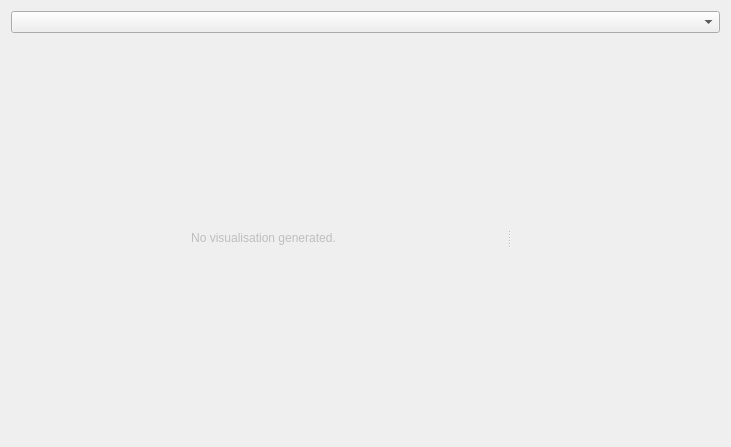
<?xml version="1.0" encoding="UTF-8"?>
<ui version="4.0">
 <class>StatisticsViewer</class>
 <widget class="QDialog" name="StatisticsViewer">
  <property name="geometry">
   <rect>
    <x>0</x>
    <y>0</y>
    <width>731</width>
    <height>447</height>
   </rect>
  </property>
  <property name="windowTitle">
   <string>Dialog</string>
  </property>
  <layout class="QVBoxLayout" name="verticalLayout">
   <item>
    <widget class="QWidget" name="widget" native="true">
     <property name="sizePolicy">
      <sizepolicy hsizetype="Preferred" vsizetype="Maximum">
       <horstretch>0</horstretch>
       <verstretch>0</verstretch>
      </sizepolicy>
     </property>
     <layout class="QHBoxLayout" name="horizontalLayout">
      <property name="leftMargin">
       <number>0</number>
      </property>
      <property name="topMargin">
       <number>0</number>
      </property>
      <property name="rightMargin">
       <number>0</number>
      </property>
      <property name="bottomMargin">
       <number>0</number>
      </property>
      <item>
       <widget class="QComboBox" name="typeComboBox">
        <property name="editable">
         <bool>false</bool>
        </property>
        <property name="insertPolicy">
         <enum>QComboBox::NoInsert</enum>
        </property>
       </widget>
      </item>
     </layout>
    </widget>
   </item>
   <item>
    <widget class="QWidget" name="widget_2" native="true">
     <layout class="QVBoxLayout" name="verticalLayout_2">
      <item>
       <widget class="QSplitter" name="splitter">
        <property name="orientation">
         <enum>Qt::Horizontal</enum>
        </property>
        <widget class="QWidget" name="graphContainer" native="true">
         <property name="sizePolicy">
          <sizepolicy hsizetype="Preferred" vsizetype="Preferred">
           <horstretch>1</horstretch>
           <verstretch>0</verstretch>
          </sizepolicy>
         </property>
         <layout class="QVBoxLayout" name="verticalLayout_3">
          <property name="leftMargin">
           <number>0</number>
          </property>
          <property name="rightMargin">
           <number>0</number>
          </property>
          <item>
           <widget class="QStackedWidget" name="graphStack">
            <property name="currentIndex">
             <number>0</number>
            </property>
            <widget class="QWidget" name="page">
             <layout class="QVBoxLayout" name="verticalLayout_4">
              <item>
               <widget class="QLabel" name="placeholderLabel">
                <property name="enabled">
                 <bool>false</bool>
                </property>
                <property name="text">
                 <string>No visualisation generated.</string>
                </property>
                <property name="alignment">
                 <set>Qt::AlignCenter</set>
                </property>
               </widget>
              </item>
             </layout>
            </widget>
           </widget>
          </item>
         </layout>
        </widget>
        <widget class="QtTreePropertyBrowser" name="propertyBrowser" native="true">
         <property name="sizePolicy">
          <sizepolicy hsizetype="Preferred" vsizetype="Preferred">
           <horstretch>0</horstretch>
           <verstretch>0</verstretch>
          </sizepolicy>
         </property>
         <property name="minimumSize">
          <size>
           <width>200</width>
           <height>0</height>
          </size>
         </property>
         <property name="maximumSize">
          <size>
           <width>250</width>
           <height>16777215</height>
          </size>
         </property>
        </widget>
       </widget>
      </item>
     </layout>
    </widget>
   </item>
  </layout>
 </widget>
 <customwidgets>
  <customwidget>
   <class>QtTreePropertyBrowser</class>
   <extends>QWidget</extends>
   <header>vendor/qtpropertybrowser/qttreepropertybrowser.h</header>
   <container>1</container>
  </customwidget>
 </customwidgets>
 <resources/>
 <connections/>
</ui>
